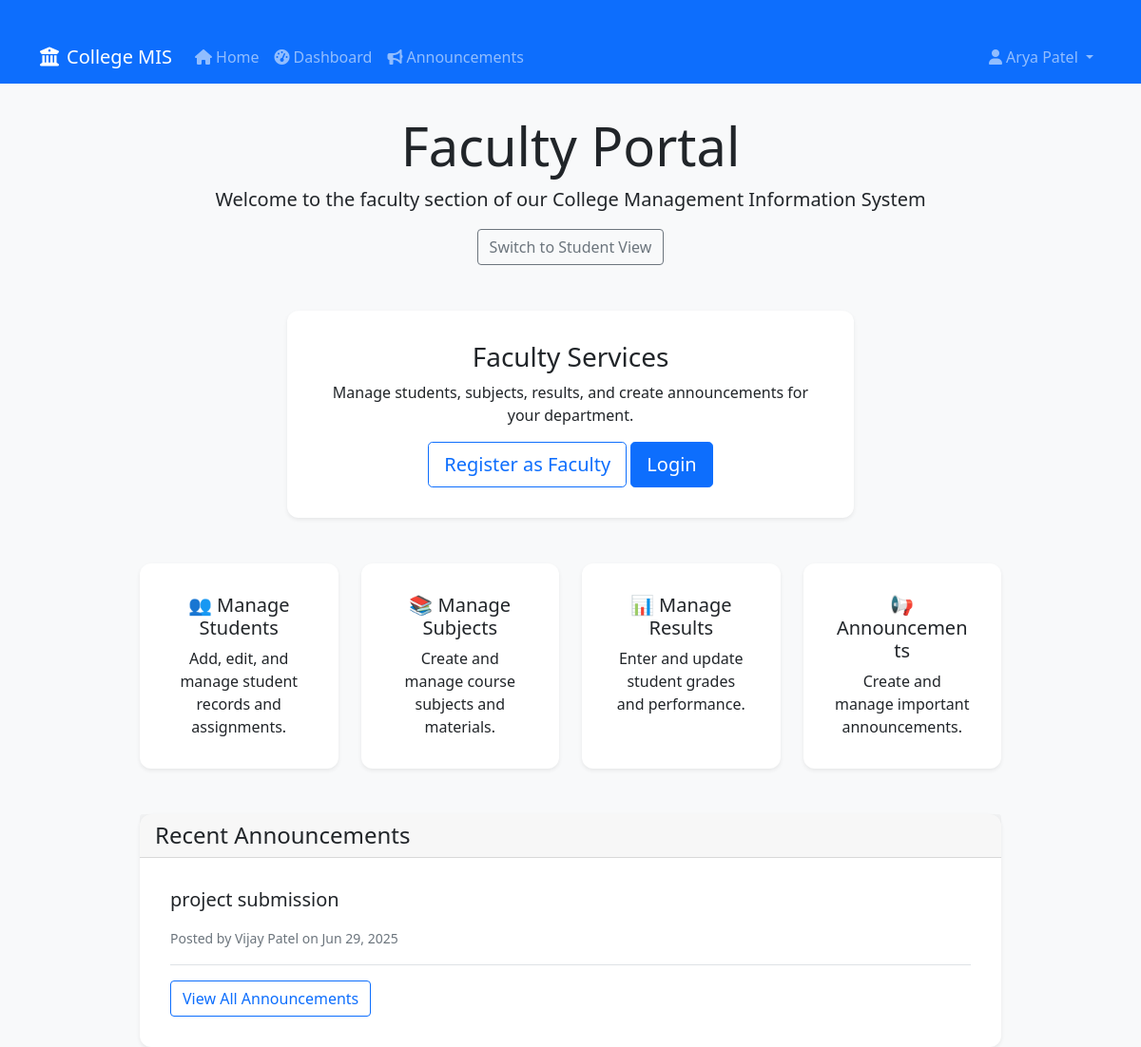
/faculty/home/ (signed in), run on the app's committed database.
### core/models.py (models this page shows, shortened)
class User(AbstractUser):
    is_student = models.BooleanField(default=False)
    is_faculty = models.BooleanField(default=False)

class Announcement(models.Model):
    title = models.CharField(max_length=200)
    message = models.TextField()
    created_at = models.DateTimeField(auto_now_add=True)
    to_students = models.ManyToManyField(Student, blank=True)
    to_groups = models.CharField(max_length=100, blank=True)  # For group announcements
    created_by = models.ForeignKey(Faculty, on_delete=models.SET_NULL, null=True, blank=True)

class Faculty(models.Model):
    user = models.OneToOneField('core.User', on_delete=models.CASCADE)
    phone_number = models.CharField(max_length=20, blank=True)
    department = models.CharField(max_length=100, blank=True)

### faculty/views.py (the view)
# urls.py: path('home/', faculty_home, name='faculty_home'),
def faculty_home(request):
    announcements = Announcement.objects.all().order_by('-created_at')[:5]
    return render(request, 'faculty/home.html', {'announcements': announcements})

### templates/faculty/home.html (shortened to what this page needs)
{% extends 'base.html' %}
{% block content %}
<div class="container">
  <div class="row justify-content-center">
    <div class="col-md-10">
      <div class="text-center mb-5">
        <h1 class="display-4">Faculty Portal</h1>
        <p class="lead">Welcome to the faculty section of our College Management Information System</p>
        <div class="mb-3">
          <a href="{% url 'students_home' %}" class="btn btn-outline-secondary">Switch to Student View</a>
        </div>
      </div>
      <div class="row mb-5">
        <div class="col-md-8 mx-auto">
          <div class="card shadow-sm">
            <div class="card-body text-center">
              <h3 class="card-title">Faculty Services</h3>
              <p class="card-text">Manage students, subjects, results, and create announcements for your department.</p>
              {% if user.is_authenticated and user.faculty %}
                <a href="{% url 'faculty_dashboard' %}" class="btn btn-primary btn-lg">Go to Dashboard</a>
              {% else %}
                <div class="d-grid gap-2 d-md-block">
                  <a href="{% url 'register_faculty' %}" class="btn btn-outline-primary btn-lg">Register as Faculty</a>
                  <a href="{% url 'login' %}" class="btn btn-primary btn-lg">Login</a>
                </div>
              {% endif %}
            </div>
          </div>
        </div>
      </div>
      <div class="row">
        <div class="col-md-3">
          <div class="card shadow-sm h-100">
            <div class="card-body text-center">
              <h5 class="card-title">👥 Manage Students</h5>
              <p class="card-text">Add, edit, and manage student records and assignments.</p>
            </div>
          </div>
        </div>
        <div class="col-md-3">
          <div class="card shadow-sm h-100">
            <div class="card-body text-center">
              <h5 class="card-title">📚 Manage Subjects</h5>
              <p class="card-text">Create and manage course subjects and materials.</p>
            </div>
          </div>
        </div>
        <div class="col-md-3">
          <div class="card shadow-sm h-100">
            <div class="card-body text-center">
              <h5 class="card-title">📊 Manage Results</h5>
              <p class="card-text">Enter and update student grades and performance.</p>
            </div>
          </div>
        </div>
        <div class="col-md-3">
          <div class="card shadow-sm h-100">
            <div class="card-body text-center">
              <h5 class="card-title">📢 Announcements</h5>
              <p class="card-text">Create and manage important announcements.</p>
            </div>
          </div>
        </div>
      </div>
      {% if announcements %}
        <div class="card shadow-sm mt-5">
          <div class="card-header">
            <h4 class="mb-0">Recent Announcements</h4>
          </div>
          <div class="card-body">
            {% for announcement in announcements %}
              <div class="border-bottom pb-3 mb-3">
                <h5>{{ announcement.title }}</h5>
                <small class="text-muted">
                  Posted by {{ announcement.created_by.user.first_name }} on {{ announcement.created_at|date:"M d, Y" }}
                </small>
              </div>
            {% endfor %}
            <a href="{% url 'announcement_list' %}" class="btn btn-outline-primary">View All Announcements</a>
          </div>
        </div>
      {% endif %}
    </div>
  </div>
</div>
{% endblock %}

### templates/base.html (shortened to what this page needs)
{% load static %}
<!DOCTYPE html>
<html lang="en">
<head>
    <link href="https://cdn.jsdelivr.net/npm/bootstrap@5.1.3/dist/css/bootstrap.min.css" rel="stylesheet">
    <link rel="stylesheet" href="https://cdnjs.cloudflare.com/ajax/libs/font-awesome/6.0.0/css/all.min.css">
    <link rel="stylesheet" href="{% static 'css/styles.css' %}">
</head>
<body>
    <nav class="navbar navbar-expand-lg navbar-dark bg-primary">
        <div class="container">
            <a class="navbar-brand" href="{% url 'home' %}">
                <i class="fas fa-university me-2"></i>College MIS
            </a>
            <div class="collapse navbar-collapse" id="navbarNav">
                <ul class="navbar-nav me-auto">
                    <li class="nav-item">
                        <a class="nav-link" href="{% url 'home' %}">
                            <i class="fas fa-home me-1"></i>Home
                        </a>
                    </li>
                    {% if user.is_authenticated %}
                        <li class="nav-item">
                            <a class="nav-link" href="{% url 'dashboard' %}">
                                <i class="fas fa-tachometer-alt me-1"></i>Dashboard
                            </a>
                        </li>
                        <li class="nav-item">
                            <a class="nav-link" href="{% url 'announcement_list' %}">
                                <i class="fas fa-bullhorn me-1"></i>Announcements
                            </a>
                        </li>
                    {% endif %}
                </ul>
                <ul class="navbar-nav">
                    {% if user.is_authenticated %}
                        <li class="nav-item dropdown">
                            <a class="nav-link dropdown-toggle" href="#" id="userDropdown" role="button" data-bs-toggle="dropdown">
                                <i class="fas fa-user me-1"></i>{{ user.first_name }} {{ user.last_name }}
                            </a>
                        </li>
                    {% endif %}
                </ul>
            </div>
        </div>
    </nav>
    <main class="container mt-4">
        {% block content %}{% endblock %}
    </main>
</body>
</html>

### static/css/styles.css (style rules this page uses)
body { background-color: #f8f9fa; }
.navbar { margin-bottom: 2rem; }
.container { margin-top: 2rem; }
.card { border-radius: 12px; box-shadow: 0 4px 24px rgba(0,0,0,0.08), 0 1.5px 4px rgba(0,0,0,0.03); border: none; background: #fff; }
.card-body { padding: 2rem; }

### data on the page
User: first_name "Arya Patel"
Announcement: title "project submission", created_by.user.first_name "Vijay Patel", created_at "Jun 29, 2025"
